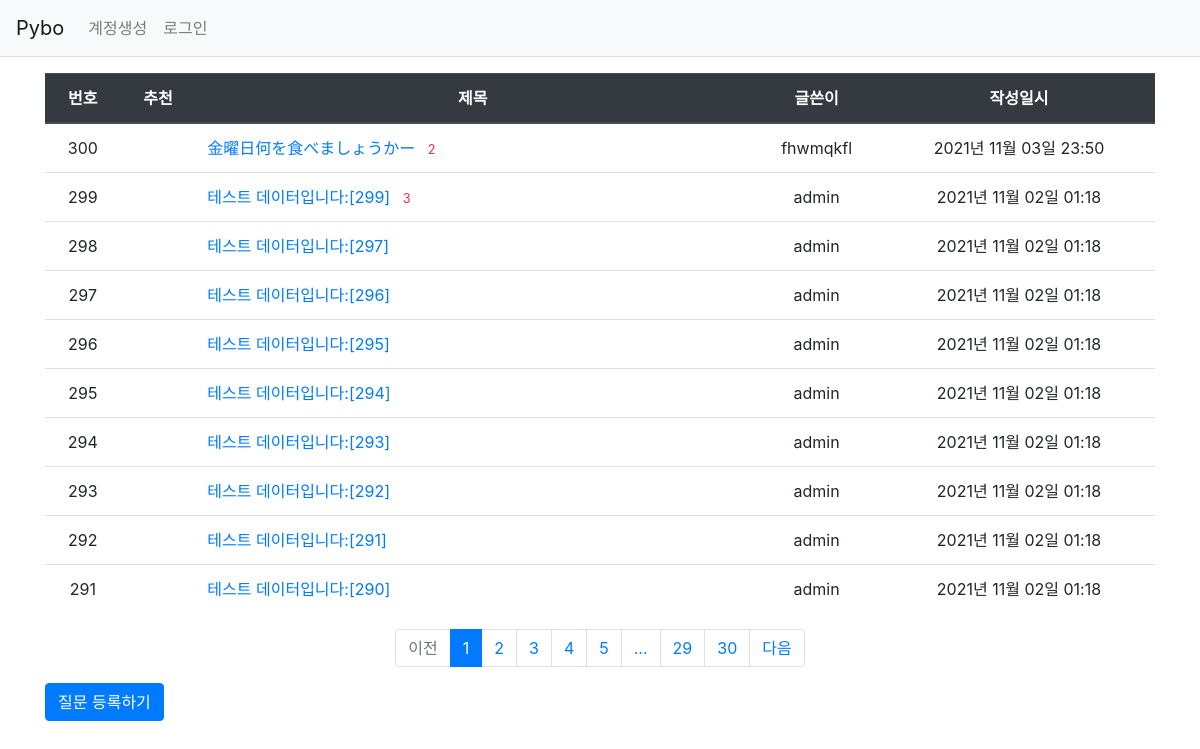
Page /question/list/ on the committed database.
### pybo/models.py (models this page shows)
class Question(db.Model):
    id = db.Column(db.Integer, primary_key=True)
    subject = db.Column(db.String(200), nullable=False)
    content = db.Column(db.Text(), nullable=False)
    create_date = db.Column(db.DateTime(), nullable=False)
    user_id = db.Column(db.Integer, db.ForeignKey('user.id', ondelete='CASCADE'), nullable=False)
    user = db.relationship('User', backref=db.backref('question_set'))
    modify_date = db.Column(db.DateTime(), nullable=True)
    voter = db.relationship('User', secondary=question_voter, backref=db.backref('question_voter_set'))

class User(db.Model):
    id = db.Column(db.Integer, primary_key=True)
    username = db.Column(db.String(150), unique=True, nullable=False)
    password = db.Column(db.String(200), nullable=False)
    email = db.Column(db.String(120), unique=True, nullable=False)

### pybo/views/question_views.py (the view)
@bp.route('/list/')
def _list():
    page = request.args.get('page', type=int, default=1)  # 페이지
    question_list = Question.query.order_by(Question.create_date.desc())
    question_list = question_list.paginate(page, per_page=10)
    return render_template('question/question_list.html', question_list=question_list)

### pybo/filter.py (called while the page is built)
def format_datetime(value, fmt='%Y년 %m월 %d일 %H:%M'):
    return value.strftime(fmt)

### pybo/views/auth_views.py (called while the page is built)
@bp.before_app_request
def load_logged_in_user():
    user_id = session.get('user_id')
    if user_id is None:
        g.user = None
    else:
        g.user = User.query.get(user_id)

### pybo/templates/question/question_list.html (shortened to what this page needs)
{% extends 'base.html' %}
{% block content %}
<div class="container my-3">
    <table class="table">
        <thead>
        <tr class="text-center thead-dark">
            <th>번호</th>
            <th>추천</th>
            <th style="width:50%">제목</th>
            <th>글쓴이</th>
            <th>작성일시</th>
        </tr>
        </thead>
        <tbody>
        {% if question_list %}
        {% for question in question_list.items %}
        <tr class="text-center">
            <td>{{ question_list.total - ((question_list.page-1) * question_list.per_page) - loop.index0 }}</td>
            <td>
            </td>
            <td class="text-left">
                <a href="{{ url_for('question.detail', question_id=question.id) }}">{{ question.subject }}</a>
                {% if question.answer_set|length > 0 %}
                <span class="text-danger small ml-2">{{ question.answer_set|length }}</span>
                {% endif %}
            </td>
            <td>{{ question.user.username }}</td>
            <td>{{ question.create_date|datetime }}</td>
        </tr>
        {% endfor %}
        {% else %}
        <tr>
            <td colspan="3">질문이 없습니다.</td>
        </tr>
        {% endif %}
        </tbody>
    </table>
    <ul class="pagination justify-content-center">
        {% if question_list.has_prev %}
        <li class="page-item">
            <a class="page-link" href="?page={{ question_list.prev_num }}">이전</a>
        </li>
        {% else %}
        <li class="page-item disabled">
            <a class="page-link" tabindex="-1" aria-disabled="true" href="#">이전</a>
        </li>
        {% endif %}
        {% for page_num in question_list.iter_pages() %}
            {% if page_num %}
                {% if page_num != question_list.page %}
                <li class="page-item">
                    <a class="page-link" href="?page={{ page_num }}">{{ page_num }}</a>
                </li>
                {% else %}
                <li class="page-item active" aria-current="page">
                    <a class="page-link" href="#">{{ page_num }}</a>
                </li>
                {% endif %}
           {% else %}
                <li class="disabled">
                    <a class="page-link" href="#">...</a>
                </li>
           {% endif %}
        {% endfor %}
        {% if question_list.has_next %}
        <li class="page-item">
            <a class="page-link" href="?page={{ question_list.next_num }}">다음</a>
        </li>
        {% else %}
        <li class="page-item disabled">
            <a class="page-link" tabindex="-1" aria-disabled="true" href="#">다음</a>
        </li>
        {% endif %}
    </ul>
    <a href="{{ url_for('question.create') }}" class="btn btn-primary">질문 등록하기</a>
</div>
{% endblock %}

### rows in the picture
Question: total "300", subject "金曜日何を食べましょうかー", answer_set|length "2", user.username "fhwmqkfl", create_date "2021년 11월 03일 23:50"
Question: total "299", subject "테스트 데이터입니다:[299]", answer_set|length "3", user.username "admin", create_date "2021년 11월 02일 01:18"
Question: id "298", subject "테스트 데이터입니다:[297]", user.username "admin", create_date "2021년 11월 02일 01:18"
Question: id "297", subject "테스트 데이터입니다:[296]", user.username "admin", create_date "2021년 11월 02일 01:18"
Question: id "296", subject "테스트 데이터입니다:[295]", user.username "admin", create_date "2021년 11월 02일 01:18"
Question: id "295", subject "테스트 데이터입니다:[294]", user.username "admin", create_date "2021년 11월 02일 01:18"
Question: id "294", subject "테스트 데이터입니다:[293]", user.username "admin", create_date "2021년 11월 02일 01:18"
Question: id "293", subject "테스트 데이터입니다:[292]", user.username "admin", create_date "2021년 11월 02일 01:18"
Question: id "292", subject "테스트 데이터입니다:[291]", user.username "admin", create_date "2021년 11월 02일 01:18"
Question: id "291", subject "테스트 데이터입니다:[290]", user.username "admin", create_date "2021년 11월 02일 01:18"

### other values in the picture
{{ page_num }} "1"
{{ page_num }} "2" "3" "4" "5" "29" "30"
